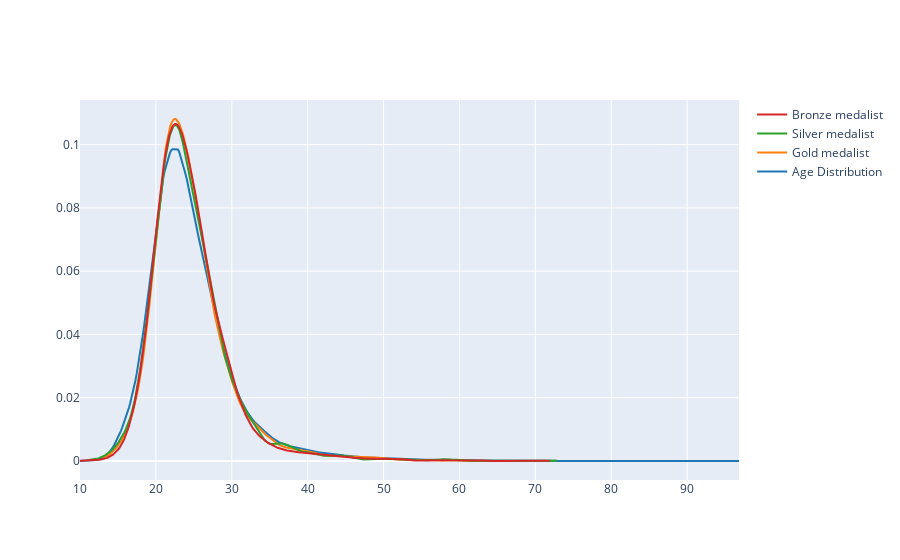

The notebook cell saved with this chart:
### Code cell
fig = ff.create_distplot([x1,x2,x3,x4],['Age Distribution','Gold medalist','Silver medalist','Bronze medalist'],show_hist=False,show_rug=False)
fig.show()

### Figure 1 — Plotly figure (JSON) as saved in the notebook; plotly's stock layout.template omitted (floating-point values rounded to 4 significant figures; data arrays with more than 128 entries replaced by an {"elided": "..."} marker saying what was removed)
{"data": [{"legendgroup": "Age Distribution", "marker": {"color": "rgb(31, 119, 180)"}, "mode": "lines", "name": "Age Distribution", "showlegend": true, "type": "scatter", "x": {"elided": "500 float values"}, "xaxis": "x", "y": {"elided": "500 float values"}, "yaxis": "y"}, {"legendgroup": "Gold medalist", "marker": {"color": "rgb(255, 127, 14)"}, "mode": "lines", "name": "Gold medalist", "showlegend": true, "type": "scatter", "visible": true, "x": {"elided": "500 float values"}, "xaxis": "x", "y": {"elided": "500 float values"}, "yaxis": "y"}, {"legendgroup": "Silver medalist", "marker": {"color": "rgb(44, 160, 44)"}, "mode": "lines", "name": "Silver medalist", "showlegend": true, "type": "scatter", "visible": true, "x": {"elided": "500 float values"}, "xaxis": "x", "y": {"elided": "500 float values"}, "yaxis": "y"}, {"legendgroup": "Bronze medalist", "marker": {"color": "rgb(214, 39, 40)"}, "mode": "lines", "name": "Bronze medalist", "showlegend": true, "type": "scatter", "visible": true, "x": {"elided": "500 float values"}, "xaxis": "x", "y": {"elided": "500 float values"}, "yaxis": "y"}], "layout": {"autosize": true, "barmode": "overlay", "dragmode": "zoom", "hovermode": "closest", "legend": {"traceorder": "reversed"}, "xaxis": {"anchor": "y2", "autorange": true, "domain": [0, 1], "range": [10, 96.83], "type": "linear", "zeroline": false}, "yaxis": {"anchor": "free", "autorange": true, "domain": [0, 1], "position": 0, "range": [-0.006005, 0.1141], "type": "linear"}}}
